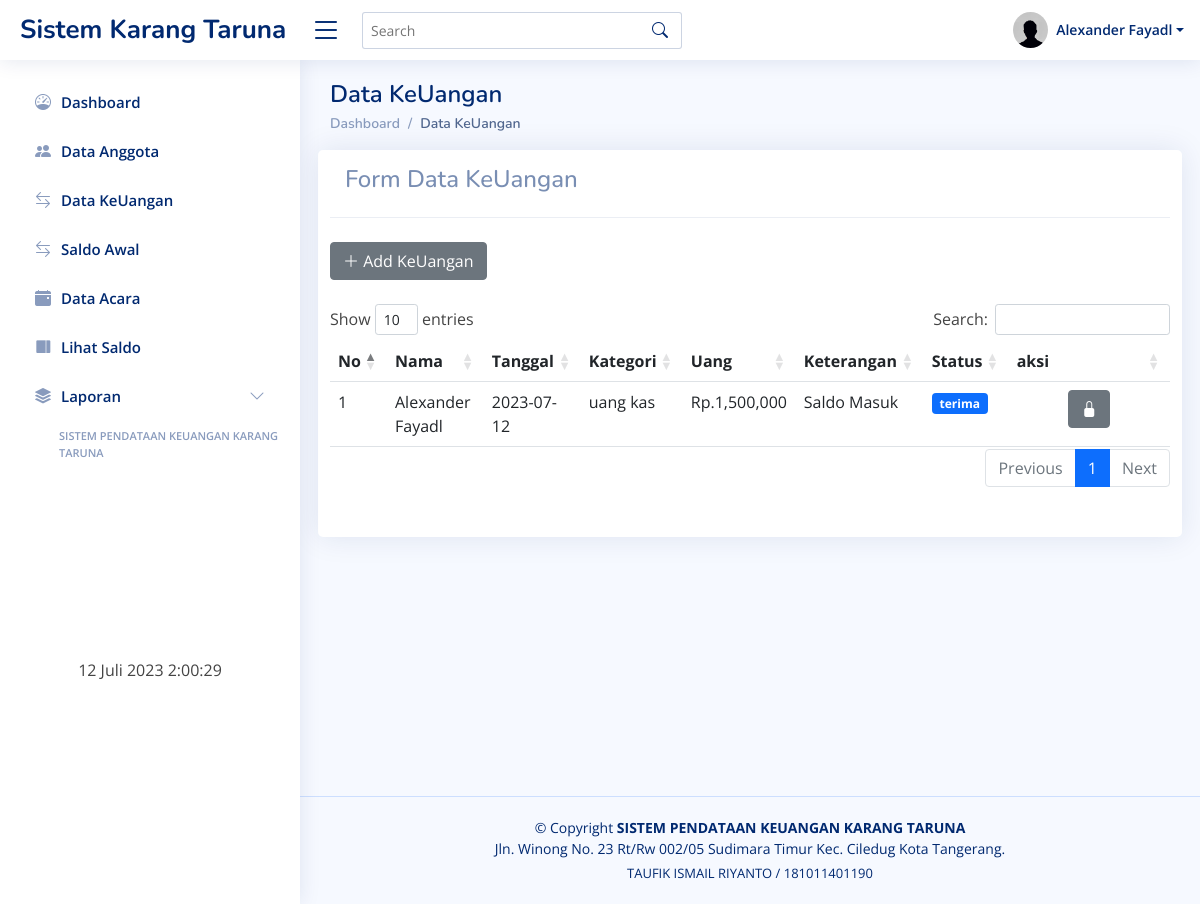
Page /admin/index.php?url=index_keuangan (signed in) on the committed database.
### tables this page shows
CREATE TABLE `users` (
  `id_user` int(11) NOT NULL,
  `recid` enum('0','1') NOT NULL,
  `nama` varchar(30) NOT NULL,
  `rt` int(4) NOT NULL,
  `rw` int(4) NOT NULL,
  `alamat` text NOT NULL,
  `tgl_lahir` varchar(20) NOT NULL,
  `pekerjaan` varchar(40) NOT NULL,
  `no_telp` varchar(15) NOT NULL,
  `status` enum('aktif','tidak aktif') NOT NULL,
  `usertype` enum('ketua','wakil','anggota') NOT NULL,
  `username` varchar(30) NOT NULL,
  `password` varchar(200) NOT NULL,
  `level` enum('admin','anggota') NOT NULL
);

CREATE TABLE `trx` (
  `id_trx` int(11) NOT NULL,
  `id_user` int(11) NOT NULL,
  `jml_trx` varchar(255) NOT NULL,
  `keterangan` varchar(255) NOT NULL,
  `status_trx` varchar(255) NOT NULL,
  `tgl` date NOT NULL
);

CREATE TABLE `acara` (
  `id_acara` int(11) NOT NULL,
  `id_trx` int(11) NOT NULL,
  `nama_acara` varchar(255) NOT NULL,
  `tempat_acara` varchar(255) NOT NULL
);

### config/getbln.php (called while the page is built, shortened)
<?php
function  getStatus($status){
	if ($status == "saldo_keluar"){
		return  "Saldo Keluar";
    }
		else if($status == "saldo_masuk"){
		return  "Saldo Masuk";
	}
}
?>

### admin/index_keuangan.php (the view, shortened to what this page needs)
<!DOCTYPE html>
<html>
<head>
</head>
<body>
     <div class="container">
          <div class="pagetitle">
               <h1 class="mb-1">Data KeUangan</h1>
               <nav>
                    <ol class="breadcrumb">
                         <li class="breadcrumb-item"><a href="?url=dashboard">Dashboard</a></li>
                         <li class="breadcrumb-item active">Data KeUangan</li>
                    </ol>
               </nav>
          </div>
          <div class="row">
               <div class="card">
                    <div class="card-header">
                         <h4>Form Data KeUangan</h4>
                    </div>
                    <br>
                    <div class="col-md-12">
                         <button type="button" class="btn btn-secondary" data-bs-toggle="modal"
                              data-bs-target="#addUang">
                              <span class="icon text-white">
                                   <i class="bi bi-plus-lg"></i> Add KeUangan
                              </span>
                         </button>
                    </div>
                    <br>
                    <table id="anggota" class="table table-hover">
                         <thead>
                              <tr>
                                   <th>No</th>
                                   <th>Nama</th>
                                   <th>Tanggal</th>
                                   <th>Kategori</th>
                                   <th>Uang</th>
                                   <th>Keterangan</th>
                                   <th>Status</th>
                                   <th style="width:130px">aksi</th>
                              </tr>
                         </thead>
                         <tbody>
                              <tr>
                              <?php
						require '../config/config.php';
                              include '../config/getbln.php';
						$no = 1;
                              $bulan =  date('m', strtotime(date('Y-m-d')));
						$sql = mysqli_query($koneksi,"select * from trx inner join users on users.id_user=trx.id_user inner join acara on acara.id_trx=trx.id_trx and month(tgl)='$bulan' order by tgl DESC");
						while ($data = mysqli_fetch_array($sql)) {
							?>
                                   <td><?= $no++; ?></td>
                                   <td><?= $data['nama']; ?></td>
                                   <td><?= $data['tgl']; ?></td>
                                   <td><?= $data['nama_acara']; ?></td>
                                   <td>Rp.<?= number_format($data['jml_trx']); ?></td>
                                   <td>
                                    <?= getStatus($data['keterangan']); ?>
                                   </td>
                                   <td>
                                        <?php
									if($data['status_trx'] == 'kirim'){ ?>
                                                  <span class="badge bg-warning "><?= $data['status_trx']; ?></span>
									<?php } else if($data['status_trx'] == 'terima'){ ?>
										<span class="badge bg-primary "><?= $data['status_trx']; ?></span>
									<?php }?>
                                   </td>
                                   <td class="text-center">
                                        <?php
									if($data['status_trx'] == 'kirim'){ ?>
                                        <button type="button" class="btn btn-warning" data-bs-toggle="modal"
                                             data-bs-target="#MyV<?= $data['id_trx']; ?>">
                                             <span class="icon text-white">
                                                  <i class="bi bi-check-circle-fill"></i>
                                             </span>
                                        </button>
                                        <a href="del2.php?id=<?php echo $data['id']; ?>"
                                             class="btn btn-danger btn-icon-split"
                                             onclick="return confirm('Yakin Hapus Data ?')">
                                             <span class="icon text-white">
                                                  <i class="bi bi-trash-fill"></i>
                                             </span>
                                        </a>
                                        <?php } else if ($data['status_trx'] == 'terima') { ?>
                                        <button type="button" class="btn btn-secondary" data-bs-toggle="modal"
                                             data-bs-target="#MyView<?= $data['id_trx']; ?>">
                                             <span class="icon text-white">
                                                  <i class="bi bi-lock-fill"></i>
                                             </span>
                                        </button>
                                        <?php }?>
                                   </td>
                              </tr>
                              <?php } ?>
                         </tbody>
                    </table>
                    <br><br>
               </div>
          </div>
     </div>
</body>
</html>

### admin/index.php (shortened to what this page needs)
<!DOCTYPE html>
<html lang="en">
<head>
     <link href="../assets/css/bootstrap.min.css" rel="stylesheet">
     <link href="../assets/css/bootstrap-icons.css" rel="stylesheet">
     <link href="../assets/css/boxicons.min.css" rel="stylesheet">
     <link href="../assets/css/quill.snow.css" rel="stylesheet">
     <link href="../assets/css/quill.bubble.css" rel="stylesheet">
     <link href="../assets/css/remixicon.css" rel="stylesheet">
     <link rel="stylesheet" href="../assets/jquery-ui.css">
     <link href="../assets/css/style.css" rel="stylesheet">
     <link href="../assets/datatables/dataTables.bootstrap4.min.css" rel="stylesheet">
</head>
<body>
     <header id="header" class="header fixed-top d-flex align-items-center">
          <div class="d-flex align-items-center justify-content-between"> <a href="index.html"
                    class="logo d-flex align-items-center"> <span class="d-none d-lg-block">Sistem Karang Taruna</span>
               </a> <i class="bi bi-list toggle-sidebar-btn"></i></div>
          <div class="search-bar">
               <form class="search-form d-flex align-items-center" method="POST" action="#"> <input type="text"
                         name="query" placeholder="Search" title="Enter search keyword"> <button type="submit"
                         title="Search"><i class="bi bi-search"></i></button></form>
          </div>
          <nav class="header-nav ms-auto">
               <ul class="d-flex align-items-center">
                    <li class="nav-item dropdown pe-3">
                         <?php
             require '../config/config.php';
             $sql = mysqli_query($koneksi, "select * from users where id_user='$_SESSION[id]'");
             while ($data = mysqli_fetch_array($sql)) {
               ?>
                         <a class="nav-link nav-profile d-flex align-items-center pe-0" href="#"
                              data-bs-toggle="dropdown"> <img src="../assets/img/profile-img.png" alt="Profile"
                                   class="rounded-circle"> <span
                                   class="d-none d-md-block dropdown-toggle ps-2"><?php echo $data['nama']; ?></span>
                         </a>
                              <?php } ?>
                    </li>
               </ul>
          </nav>
     </header>
     <aside id="sidebar" class="sidebar">
          <ul class="sidebar-nav" id="sidebar-nav">
               <li class="nav-item"> <a class="nav-link collapsed" href="?url=dashboard">
                         <i class="bi bi-speedometer"></i>
                         <span>Dashboard</span> </a></li>
               <li class="nav-item">
                    <a class="nav-link collapsed" href="?url=data_anggota">
                         <i class="bi bi-people-fill"></i>
                         </i><span>Data Anggota</span>
                    </a>
               </li>
               <li class="nav-item">
                    <a class="nav-link collapsed" href="?url=index_keuangan">
                         <i class="bi bi-arrow-left-right"></i>
                         </i><span>Data KeUangan</span>
                    </a>
               <li class="nav-item">
                    <a class="nav-link collapsed" href="?url=saldo_awal">
                         <i class="bi bi-arrow-left-right"></i>
                         </i><span>Saldo Awal</span>
                    </a>
               </li>
               <li class="nav-item">
                    <a class="nav-link collapsed" href="?url=list_acara">
                         <i class="bi bi-calendar-event-fill"></i>
                         </i><span>Data Acara</span>
                    </a>
               </li>
               <li class="nav-item">
                    <a class="nav-link collapsed" href="?url=cek_saldo">
                         <i class="ri-layout-right-fill"></i>
                         </i><span>Lihat Saldo</span>
                    </a>
               </li>
               <li class="nav-item">
                    <a class="nav-link collapsed" data-bs-target="#components-nav" data-bs-toggle="collapse" href="#"><i
                              class="bi bi-stack"></i><span>Laporan</span><i class="bi bi-chevron-down ms-auto"></i>
                    </a>
               </li>
               <li class="nav-heading ps-4">SISTEM PENDATAAN KEUANGAN KARANG TARUNA</li>
               <br><br><br><br>
               <br><br><br><br>
               <div class="row text-center">
                    <?php
   function tgl_indo($tanggal){
    $bulan = array (
      1 =>   'Januari',
      'Februari',
      'Maret',
      'April',
      'Mei',
      'Juni',
      'Juli',
      'Agustus',
      'September',
      'Oktober',
      'November',
      'Desember'
   );
    $pecahkan = explode('-', $tanggal);
    return $pecahkan[2] . ' ' . $bulan[ (int)$pecahkan[1] ] . ' ' . $pecahkan[0];
 }
 ?>
                    <p><?php echo tgl_indo(date('Y-m-d')); ?> <span style="font-size:17" id="jam"></span></p>
               </div>
          </ul>
     </aside>
     <main id="main" class="main">
          <section class="section">
               <div class="row">
                    <?php include 'link.php' ?>
                    <br>
                    <br>
                    <br>
                    <br>
                    <br>
                    <br>
                    <br>
                    <br>
                    <br>
                    <br>
                    <br>
                    <br>
                    <br>
                    <br>
                    <br>
                    <br>
                    <br>
                    <br>
                    <br>
                    <br>
                    <br>
                    <br>
                    <br>
                    <br>
                    <br>
                    <br>
                    <br>
                    <br>
                    <br>
               </div>
          </section>
     </main>
     <footer id="footer" class="footer">
          <div class="copyright"> &copy; Copyright <strong><span>SISTEM PENDATAAN KEUANGAN KARANG
                         TARUNA</span></strong><br>Jln. Winong No. 23 Rt/Rw 002/05 Sudimara Timur Kec. Ciledug Kota
               Tangerang.</div>
          <div class="credits">TAUFIK ISMAIL RIYANTO / 181011401190</div>
     </footer>
</body>
</html>

### assets/css/style.css (style rules this page uses)
:root { scroll-behavior: smooth; }
body { font-family: "Open Sans", sans-serif; background: #f6f9ff; color: #444444; }
a { color: #4154f1; text-decoration: none; }
h1, h2, h3, h4, h5, h6 { font-family: "Nunito", sans-serif; }
#main { margin-top: 60px; padding: 20px 30px; transition: all 0.3s; }
.pagetitle { margin-bottom: 10px; }
.pagetitle h1 { font-size: 24px; margin-bottom: 0; font-weight: 600; color: #012970; }
.card { margin-bottom: 30px; border: none; border-radius: 5px; box-shadow: 0px 0 30px rgba(1, 41, 112, 0.1); }
.card-header, .card-footer { border-color: #ebeef4; background-color: #fff; color: #798eb3; padding: 15px; }
.breadcrumb { font-size: 14px; font-family: "Nunito", sans-serif; color: #899bbd; font-weight: 600; }
.breadcrumb a { color: #899bbd; transition: 0.3s; }
.breadcrumb .breadcrumb-item::before { color: #899bbd; }
.breadcrumb .active { color: #51678f; font-weight: 600; }
.logo { line-height: 1; }
@media (min-width: 1200px) { .logo { width: 280px; } }
.logo span { font-size: 26px; font-weight: 700; color: #012970; font-family: "Nunito", sans-serif; }
.header { transition: all 0.5s; z-index: 997; height: 60px; box-shadow: 0px 2px 20px rgba(1, 41, 112, 0.1); background-color: #fff; padding-left: 20px; }
.header .toggle-sidebar-btn { font-size: 32px; padding-left: 10px; cursor: pointer; color: #012970; }
.header .search-bar { min-width: 360px; padding: 0 20px; }
.header .search-form { width: 100%; }
.header .search-form input { border: 0; font-size: 14px; color: #012970; border: 1px solid rgba(1, 41, 112, 0.2); padding: 7px 38px 7px 8px; border-radius: 3px; transition: 0.3s; width: 100%; }
.header .search-form button { border: 0; padding: 0; margin-left: -30px; background: none; }
.header .search-form button i { color: #012970; }
.header-nav ul { list-style: none; }
.header-nav > ul { margin: 0; padding: 0; }
.header-nav .nav-profile { color: #012970; }
.header-nav .nav-profile img { max-height: 36px; }
.header-nav .nav-profile span { font-size: 14px; font-weight: 600; }
.sidebar { position: fixed; top: 60px; left: 0; bottom: 0; width: 300px; z-index: 996; transition: all 0.3s; padding: 20px; overflow-y: auto; scrollbar-width: thin; scrollbar-color: #aab7cf transparent; box-shadow: 0px 0px 20px rgba(1, 41, 112, 0.1); background-color: #fff; }
@media (min-width: 1200px) { #main, #footer { margin-left: 300px; } }
.sidebar-nav { padding: 0; margin: 0; list-style: none; }
.sidebar-nav li { padding: 0; margin: 0; list-style: none; }
.sidebar-nav .nav-item { margin-bottom: 5px; }
.sidebar-nav .nav-heading { font-size: 11px; text-transform: uppercase; color: #899bbd; font-weight: 600; margin: 10px 0 5px 15px; }
.sidebar-nav .nav-link { display: flex; align-items: center; font-size: 15px; font-weight: 600; color: #4154f1; transition: 0.3; background: #f6f9ff; padding: 10px 15px; border-radius: 4px; }
.sidebar-nav .nav-link i { font-size: 16px; margin-right: 10px; color: #4154f1; }
.sidebar-nav .nav-link.collapsed { color: #012970; background: #fff; }
.sidebar-nav .nav-link.collapsed i { color: #899bbd; }
.sidebar-nav .nav-link .bi-chevron-down { margin-right: 0; transition: transform 0.2s ease-in-out; }
.footer { padding: 20px 0; font-size: 14px; transition: all 0.3s; border-top: 1px solid #cddfff; }
.footer .copyright { text-align: center; color: #012970; }
.footer .credits { padding-top: 5px; text-align: center; font-size: 13px; color: #012970; }

### rows in the picture
users: nama "Alexander Fayadl"
trx: id_user.nama "Alexander Fayadl", tgl "2023-07-12", acara.nama_acara "uang kas", jml_trx "1,500,000", keterangan "Saldo Masuk", status_trx "terima"
